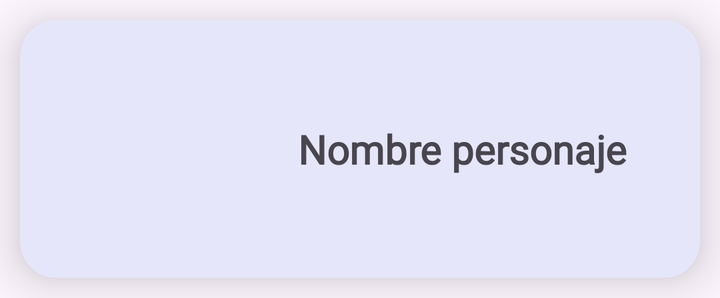
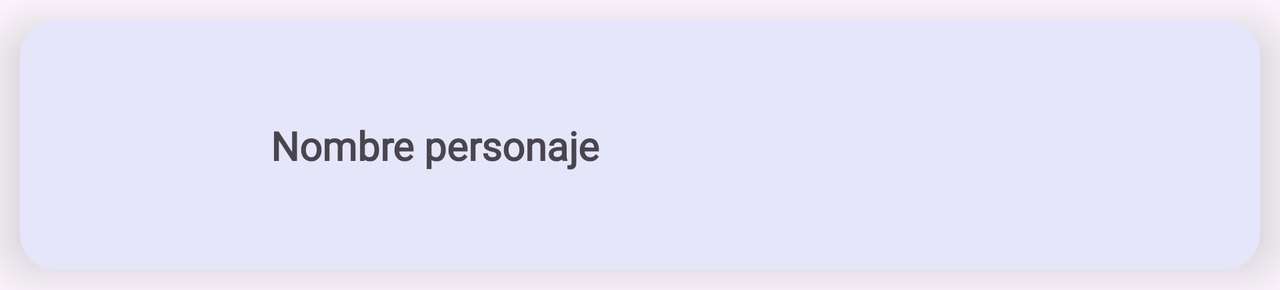

Compare how this app lays out the same screen by default and in its alternative resource folder. The renders come first, then the two layout files and the values they reference.
<!-- AndroidManifest.xml: application theme pantallaSplash -->
<!-- res/layout/personaje_carview.xml -->
<?xml version="1.0" encoding="utf-8"?>
<layout xmlns:android="http://schemas.android.com/apk/res/android"
    xmlns:app="http://schemas.android.com/apk/res-auto">

    <data>

        <variable
            name="personaje"
            type="dam.pmdm.tarea2smr.PersonajeData" />
    </data>

    
    <androidx.cardview.widget.CardView
        style="@style/StyleCardView"
        android:layout_width="match_parent"
        android:layout_height="wrap_content">

        <androidx.constraintlayout.widget.ConstraintLayout
            android:layout_width="match_parent"
            android:layout_height="match_parent">

            
            <ImageView
                android:id="@+id/image_personaje"
                style="@style/StyleImageCardView"
                android:layout_width="0dp"
                android:layout_height="0dp"
                android:contentDescription="@string/imagen_del_personaje"
                android:src="@drawable/ic_launcher_background"
                app:layout_constraintDimensionRatio="1:1"
                app:layout_constraintStart_toStartOf="parent"
                app:layout_constraintTop_toTopOf="parent"
                app:layout_constraintWidth_percent="0.35" />

            
            <TextView
                android:id="@+id/nombre_personaje"
                style="@style/StyleTextCardView"
                android:layout_width="wrap_content"
                android:layout_height="wrap_content"
                android:text="@string/nombre_personaje"
                app:layout_constraintBottom_toBottomOf="parent"
                app:layout_constraintStart_toEndOf="@id/image_personaje"
                app:layout_constraintTop_toTopOf="parent" />
        </androidx.constraintlayout.widget.ConstraintLayout>
    </androidx.cardview.widget.CardView>

</layout>
<!-- resources referenced by this layout -->
<resources>
  <string name="imagen_del_personaje">imagen del personaje</string>
  <string name="nombre_personaje">Nombre personaje</string>
  <style name="StyleCardView" parent="Widget.MaterialComponents.CardView">
          <item name="cardCornerRadius">18dp</item>
          <item name="cardElevation">16dp</item>
          <item name="android:layout_margin">10dp</item>
          <item name="cardBackgroundColor">@color/background_card_view</item>
      </style>
  <style name="StyleImageCardView">
          <item name="android:layout_marginStart">10dp</item>
          <item name="android:layout_marginEnd">25dp</item>
          <item name="android:layout_marginTop">10dp</item>
          <item name="android:layout_marginBottom">10dp</item>
          <item name="android:paddingBottom">10dp</item>
      </style>
  <style name="StyleTextCardView">
          <item name="android:layout_marginStart">10dp</item>
          <item name="android:textSize">20sp</item>
          <item name="android:textStyle">bold</item>
          <item name="fontFamily">@font/super_mario_bros2</item>
      </style>
  <style name="pantallaSplash" parent="Theme.Material3.DayNight.NoActionBar">
          <item name="windowSplashScreenBackground">@color/actionBar</item>
          <item name="windowSplashScreenAnimationDuration">2000</item>
          <item name="windowSplashScreenAnimatedIcon">@mipmap/mario_icon_round</item>
          <item name="windowSplashScreenIconBackgroundColor">@style/StyleBackgroudSplash</item>
          <item name="postSplashScreenTheme">@style/Base.Theme.Tarea2smr</item>
      </style>
  <color name="background_card_view">#E6E6FA</color>
  <color name="actionBar">#FF6F61</color>
  <style name="StyleBackgroudSplash">
          <item name="android:background">@drawable/fondo_splash</item>
      </style>
  <style name="Base.Theme.Tarea2smr" parent="Theme.Material3.DayNight">
          
          <item name="actionBarStyle">@style/StyleActionBar</item>
      </style>
  <!-- drawable fondo_splash: png bitmap (drawable, 720515 bytes) -->
  <style name="StyleActionBar" parent="Widget.AppCompat.Light.ActionBar.Solid.Inverse">
          <item name="background">@color/actionBar</item>
          <item name="titleTextStyle">@style/StyletextActionBar</item>
      </style>
  <style name="StyletextActionBar" parent="TextAppearance.AppCompat.Widget.ActionBar.Title">
          <item name="fontFamily">@font/wigenda_typewrite_semi_bold</item>
          <item name="android:textSize">25sp</item>
      </style>
</resources>
<!-- res/layout-land/personaje_carview.xml (the repository's variant of the layout above) -->
<!-- drawn on the phone turned sideways -->
<?xml version="1.0" encoding="utf-8"?>
<layout xmlns:android="http://schemas.android.com/apk/res/android"
    xmlns:app="http://schemas.android.com/apk/res-auto">

    <data>

        <variable
            name="personaje"
            type="dam.pmdm.tarea2smr.PersonajeData" />
    </data>

    
    <androidx.cardview.widget.CardView
        style="@style/StyleCardView"
        android:layout_width="match_parent"
        android:layout_height="wrap_content">

        <androidx.constraintlayout.widget.ConstraintLayout
            android:layout_width="match_parent"
            android:layout_height="match_parent">

            
            <ImageView
                android:id="@+id/image_personaje"
                style="@style/StyleImageCardView"
                android:layout_width="0dp"
                android:layout_height="0dp"
                android:contentDescription="@string/imagen_del_personaje"
                android:src="@drawable/ic_launcher_background"
                app:layout_constraintBottom_toBottomOf="parent"
                app:layout_constraintDimensionRatio="1:1"
                app:layout_constraintStart_toStartOf="parent"
                app:layout_constraintTop_toTopOf="parent"
                app:layout_constraintWidth_percent="0.17" />

            
            <TextView
                android:id="@+id/nombre_personaje"
                style="@style/StyleTextCardView"
                android:layout_width="wrap_content"
                android:layout_height="wrap_content"
                android:text="@string/nombre_personaje"
                app:layout_constraintBottom_toBottomOf="parent"
                app:layout_constraintStart_toEndOf="@id/image_personaje"
                app:layout_constraintTop_toTopOf="parent" />
        </androidx.constraintlayout.widget.ConstraintLayout>
    </androidx.cardview.widget.CardView>

</layout>
